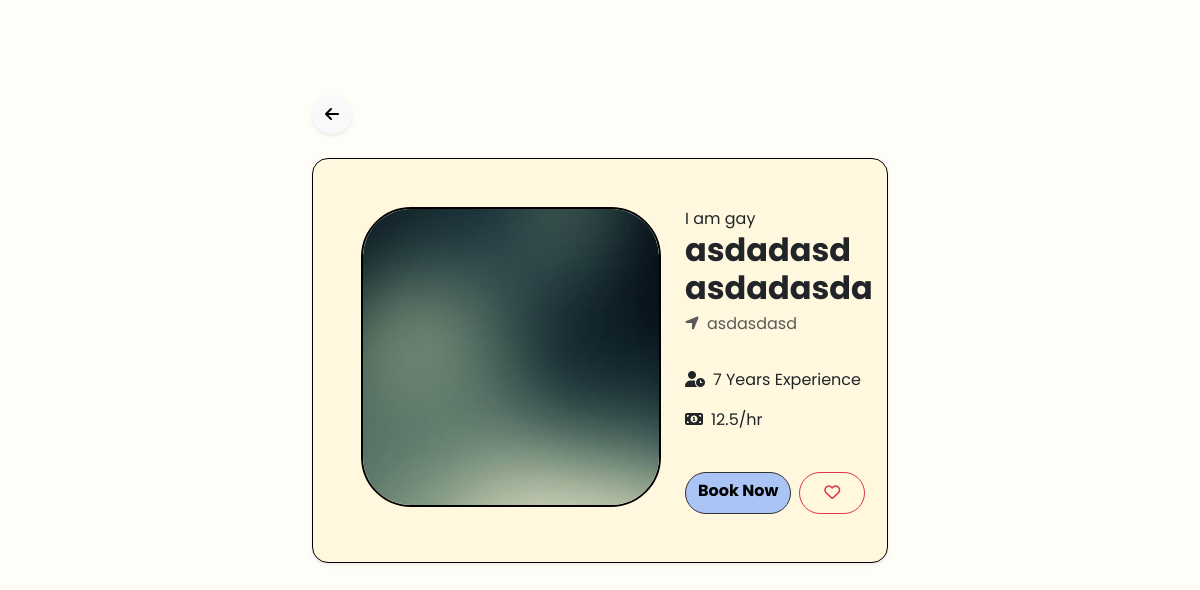
Page /public/guardian/viewSitterProfile.php?sitterID=5 (signed in) on the committed database.
### tables this page shows
CREATE TABLE `sitters` (
  `sitterID` int(11) NOT NULL,
  `uuid` char(36) NOT NULL,
  `userID` int(11) NOT NULL,
  `hourlyRate` decimal(10,2) NOT NULL DEFAULT 0.00,
  `experience` int(11) NOT NULL DEFAULT 0,
  `isAvailable` tinyint(1) NOT NULL DEFAULT 1,
  `ratingAverage` decimal(3,2) DEFAULT NULL,
  `verificationStatus` enum('pending','verified','rejected') NOT NULL DEFAULT 'pending',
  `createdAt` timestamp NOT NULL DEFAULT current_timestamp()
);

CREATE TABLE `users` (
  `id` int(11) NOT NULL,
  `uuid` char(36) NOT NULL,
  `firstName` varchar(100) NOT NULL,
  `middleName` varchar(100) DEFAULT NULL,
  `lastName` varchar(100) NOT NULL,
  `bio` text DEFAULT NULL,
  `suffix` varchar(10) DEFAULT NULL,
  `birthDate` date NOT NULL,
  `sex` enum('male','female','other') NOT NULL,
  `role` enum('guardian','sitter','admin') NOT NULL DEFAULT 'guardian',
  `contactNumber` varchar(20) NOT NULL,
  `emailAddress` varchar(150) NOT NULL,
  `username` varchar(100) NOT NULL,
  `password` varchar(255) NOT NULL,
  `streetAddress` varchar(255) NOT NULL,
  `barangay` varchar(255) NOT NULL,
  `cityMunicipality` varchar(255) NOT NULL,
  `province` varchar(255) NOT NULL,
  `country` varchar(255) NOT NULL,
  `zipCode` char(10) NOT NULL,
  `dateCreated` timestamp NOT NULL DEFAULT current_timestamp(),
  `profilePic` varchar(255) NOT NULL DEFAULT 'default.jpg',
  `isActive` tinyint(1) NOT NULL DEFAULT 1,
  `deactivatedAt` datetime DEFAULT NULL,
  `deletedAt` datetime DEFAULT NULL,
  `createdAt` datetime DEFAULT current_timestamp()
);

### public/guardian/viewSitterProfile.php (the view, shortened to what this page needs)
<?php
require_once __DIR__ . '/../../app/middleware/auth.php';
$userId = $_SESSION['user_id'];
$sitterId = $_GET['sitterID'] ?? null;
$query = "SELECT s.*, u.firstName, u.lastName, u.profilePic, u.cityMunicipality, u.bio, u.sex, u.birthDate
          FROM sitters s
          JOIN users u ON s.userID = u.id
          WHERE s.sitterID = ? AND s.verificationStatus = 'verified' AND u.isActive = 1";
$stmt = $conn->prepare($query);
$stmt->bind_param("i", $sitterId);
$stmt->execute();
$sitter = $stmt->get_result()->fetch_assoc();
$favCheck = $conn->prepare("SELECT id FROM favourites WHERE guardian_id = ? AND sitter_id = ?");
$favCheck->bind_param("ii", $userId, $sitterId);
$favCheck->execute();
$isFavorited = $favCheck->get_result()->num_rows > 0;
?>
<!DOCTYPE html>
<html lang="en">
<head>
    <link href="https://cdnjs.cloudflare.com/ajax/libs/font-awesome/6.5.1/css/all.min.css" rel="stylesheet">
    <link href="https://cdn.jsdelivr.net/npm/bootstrap@5.3.3/dist/css/bootstrap.min.css" rel="stylesheet">
    <link rel="stylesheet" href="../css/viewSitterProfile.css">
</head>
<body>
<div class="container-fluid py-5">
    <div class="row justify-content-center mt-5">
        <div class="col-12 col-md-10 col-lg-6 d-flex flex-column align-items-center">
            <div class="col-12">
                <a href="guardianDashboard.php" class="btn btn-light rounded-circle shadow-sm mb-4">
                    <i class="fa-solid fa-arrow-left"></i>
                </a>
            </div>
            <div class="card w-100 shadow-sm rounded-4 mb-4">
                <div class="card-body d-flex flex-column flex-md-row align-items-center align-items-md-start px-3 py-4 px-md-5 py-md-5 g-2">
                    <img src="/Pampeers/app/uploads/profiles/<?= htmlspecialchars($sitter['profilePic'] ?: 'default.jpg') ?>" class="mb-3 mb-md-0">
                    <div class="d-flex flex-column gap-3 ms-md-4 text-center text-md-start">
                        <div class="personal-info">
                            <?= nl2br(htmlspecialchars($sitter['bio'] ?: 'This sitter has not written a bio yet.')) ?>
                            <h2 class="fw-bold mb-1"><?= htmlspecialchars($sitter['firstName'] . ' ' . $sitter['lastName']) ?></h2>
                            <p class="text-muted mb-3"><i class="fa-solid fa-location-arrow me-2"></i><?= htmlspecialchars($sitter['cityMunicipality']) ?></p>
                        </div>
                        <div class="work-info justify-content-md-start">
                            <p><i class="fa-solid fa-user-clock me-2"></i><?= htmlspecialchars($sitter['experience']) ?> Years Experience</p>
                            <p><i class="fa-solid fa-money-bill-1 me-2"></i><?= number_format($sitter['hourlyRate'], 1) ?>/hr</p>
                        </div>
                        <div class="btns d-flex d-column justify-content-center align-content-between justify-content-md-start mt-2 gap-2">
                            <a href="bookSitter.php?sitterID=<?= $sitter['sitterID'] ?>" class="book-now btn rounded-pill">
                                Book Now
                            </a>
                            <button id="favBtn" class="btn btn-<?= $isFavorited ? 'danger' : 'outline-danger' ?> rounded-pill px-4 py-2 fw-bold" onclick="toggleFavourite(<?= $sitter['sitterID'] ?>)">
                                <i class="fa-<?= $isFavorited ? 'solid' : 'regular' ?> fa-heart" id="favIcon"></i>
                            </button>
                        </div>
                    </div>
                </div>
            </div>
        </div>
    </div>
</div>
</body>
</html>

### public/css/viewSitterProfile.css (style rules this page uses)
body { background: #FFFDF7; font-family: 'Poppins', sans-serif; margin: 0; }
.card { background-color: #FFF8DE; border: 1px solid black; border-radius: 52px; box-shadow: 0 2px 8px rgba(0,0,0,0.4); }
.card-body img { width: 300px; height: 300px; border: black solid 2px; border-radius: 50px; object-fit: cover; }
.book-now { background-color: #AAC4F5; color: black; font-weight: bold; border: 1px solid #333; transition: 0.2s ease; }

### rows in the picture
sitters: userID.profilePic (picture), userID.bio "I am gay", userID.lastName "asdadasd asdadasda", userID.cityMunicipality "asdasdasd", experience "7", hourlyRate "12.5"
